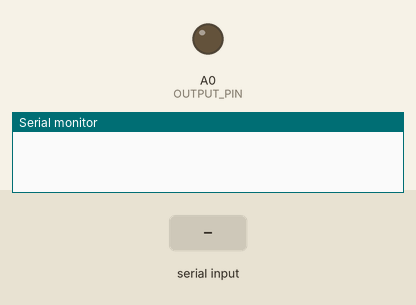
This sketch was run on a simulated Arduino Uno, built with avr-gcc and run on an emulated ATmega328P. Parts: output pins drawn as LEDs (lit = HIGH), the last lines printed to the serial monitor. The inputs (shaded band) are chosen by the test bench.

Above: at 1.2 s.
1.3 s: "90,45\n" received over Serial
At 2.3 s:
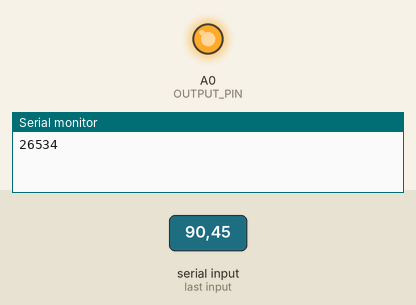
Timing chart, 0 to 4.3 s (numbered marks = the images above; inputs shaded):
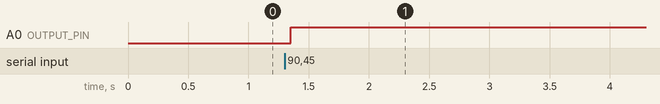

The sketch:

arduino_Example1.ino
```cpp
#define NUM_VALUES 1
#define OUTPUT_PIN A0

int incomingValues[NUM_VALUES];
const int DELAY_MS = 50;

void setup() {
  Serial.begin(9600);
  pinMode(OUTPUT_PIN, OUTPUT);
}

void loop() {
  // Check to see if there is any incoming serial data
  if (Serial.available() > 0) {
    // read string until the end of the line
    String rcvdSerialData = Serial.readStringUntil('\n');
    // set the output value of PWM pin
    int ouputValue =map(rcvdSerialData.toInt(), 0, 1, 0, 1023);
    analogWrite(OUTPUT_PIN, ouputValue);
    Serial.println(ouputValue);
  }

  delay(DELAY_MS);
}
```

Measured:
- after the input at 1.3 s, A0 (OUTPUT_PIN): LOW → HIGH after 0.05 s
